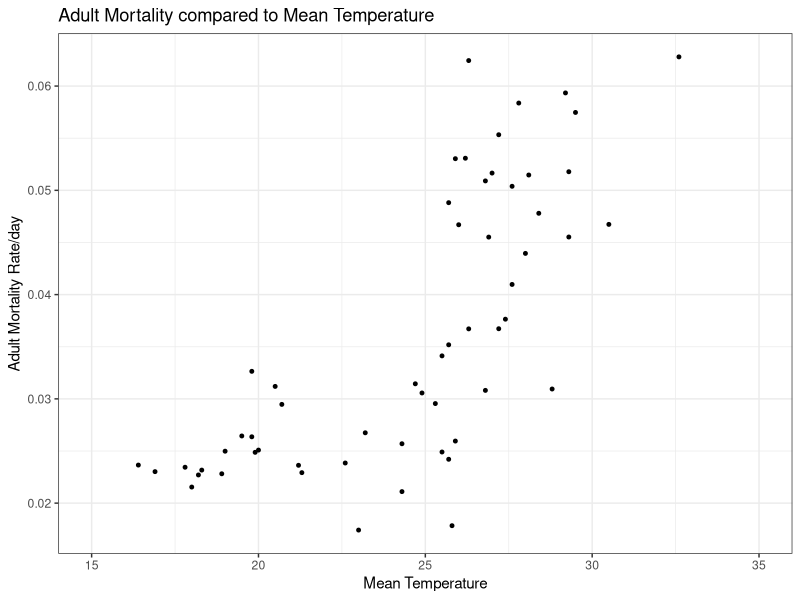
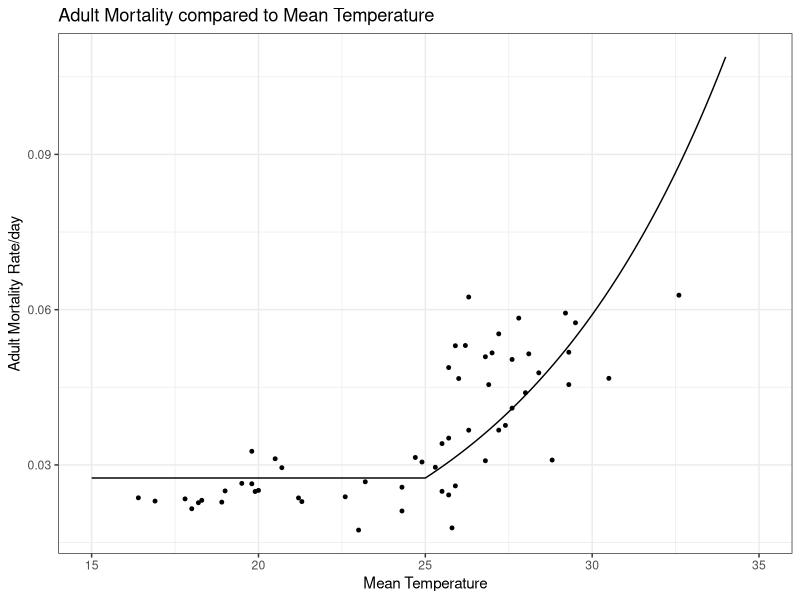

These charts were generated, in order, by the following R code:
# We use data collected by Prof John Hangrove in a catch, mark, release and re-catch experiment 
# at Rekommetjie station in Zimbabwe this experiment was used to estimate the mortality rate 
# of adult G. pallidipes flies compared to mean temperature. 
# The papers used are:
# Hargrove (2001) Factors affecting density-independent survival of an island population of tsetse flies in Zimbabwe.
# Hargrove (2004) Tsetse population dynamics. In: The Trypanosomiases.

require(minpack.lm)
require(ggplot2)

# 1 Read in the data
b.A_mortality = read.csv("data_adult_mort.csv")

# 2 Plot the raw data
aMortplot = ggplot(b.A_mortality, aes(x = mean_temp, y = mortality) ) +
                                 xlim(low = 15, high = 35) +
                                 geom_point(size = 1) +
                                 labs( y = "Adult Mortality Rate/day"
                                      , x = "Mean Temperature"
                                      , title = "Adult Mortality compared to Mean Temperature")
                                 theme_set(theme_bw()) +
                                 theme(panel.border = element_blank()
                                        , axis.line = element_line(colour = 'black')
                                        , text = element_text(size = 6)
                                        , plot.margin = unit(c(0.4, 0.2, 0.2, 0.1), "cm")
                                        , axis.text = element_text(size = 6)
                                 )
aMortplot

#3 Temperature dependent function as seen on page 5/18 0f lord et al
adult_mortalityFunc = function(con.a1, con.a2, temp){
  if (temp > 25){
    mortality.rate = con.a1*exp((con.a2)*(temp - 25))
  }else{
    mortality.rate = con.a1
  }
  return(mortality.rate)
}
# 4 Fit to a nonlinear curve using adult_mortalityFunc as our nonlinear curve and
# using nls.lm to minimize the difference between our real and expected value.
amFunctFit = function(params, dat = b.A_mortality){
           a1 = params[1]
           a2 = params[2]
           temp = dat$mean_temp
           mod.mort <- sapply(temp,function(x){ adult_mortalityFunc(    
              con.a1=a1
             ,con.a2=a2
             ,x)
           })
           diffrence = log(mod.mort) - log(dat$mortality)
           return(diffrence)
}

adult_mortalityFit = nls.lm(par = c(a1 = 0.01, a2 = 0.06),  fn = amFunctFit)

#5 Store the paramaters we found for later use
amParams = summary(adult_mortalityFit)
a1 = coef(adult_mortalityFit)[1]
a2 = coef(adult_mortalityFit)[2]

#6 Now we put the predicted values of the mortality into a data frame
adult_mortality.Predicted = sapply(seq(15, 34, 0.01), function(x){
                                          adult_mortalityFunc(con.a1 = a1
                                                              ,con.a2 = a2
                                                              ,x)
                                                        })
adult_mortality.Predicted = cbind.data.frame(temp = seq(15, 34, 0.01), 
                                      Predicted = adult_mortality.Predicted)
#7 Finally we can add it to the real value plot
plotFit = aMortplot +
          geom_line(data = adult_mortality.Predicted,
                          mapping = aes(x = temp, y = Predicted))
plotFit
